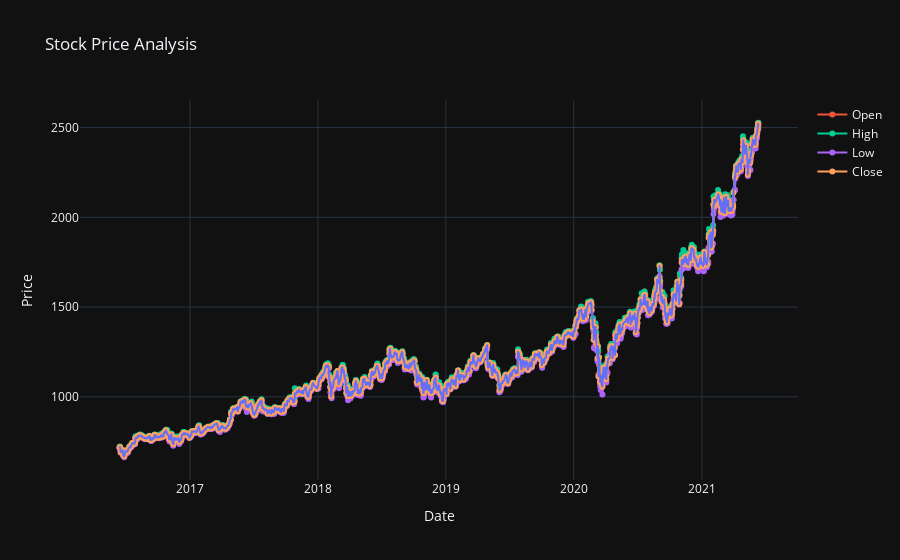

Write notebook code for a chart like this one.
### Code cell
fig.add_trace(go.Scatter(x=stock_data['date'], y=stock_data['open'], mode='lines+markers', name='Open'))
fig.add_trace(go.Scatter(x=stock_data['date'], y=stock_data['high'], mode='lines+markers', name='High'))
fig.add_trace(go.Scatter(x=stock_data['date'], y=stock_data['low'], mode='lines+markers', name='Low'))
fig.add_trace(go.Scatter(x=stock_data['date'], y=stock_data['close'], mode='lines+markers', name='Close'))

fig.update_layout(title='Stock Price Analysis',
                  xaxis_title='Date',
                  yaxis_title='Price')

fig.show()

### Figure 1 — Plotly figure (JSON) as saved in the notebook; plotly's stock layout.template omitted (floating-point values rounded to 4 significant figures; data arrays with more than 128 entries replaced by an {"elided": "..."} marker saying what was removed)
{"data": [{"hovertemplate": "date=%{x}<br>close=%{y}<extra></extra>", "legendgroup": "", "line": {"color": "#636efa", "dash": "solid"}, "marker": {"symbol": "circle"}, "mode": "lines", "name": "", "showlegend": false, "type": "scattergl", "x": {"elided": "1258 str values"}, "xaxis": "x", "y": {"elided": "1258 float values"}, "yaxis": "y"}, {"mode": "lines+markers", "name": "Open", "type": "scatter", "x": {"elided": "1258 str values"}, "y": {"elided": "1258 float values"}}, {"mode": "lines+markers", "name": "High", "type": "scatter", "x": {"elided": "1258 str values"}, "y": {"elided": "1258 float values"}}, {"mode": "lines+markers", "name": "Low", "type": "scatter", "x": {"elided": "1258 str values"}, "y": {"elided": "1258 float values"}}, {"mode": "lines+markers", "name": "Close", "type": "scatter", "x": {"elided": "1258 str values"}, "y": {"elided": "1258 float values"}}], "layout": {"autosize": true, "legend": {"tracegroupgap": 0}, "title": {"text": "Stock Price Analysis"}, "xaxis": {"anchor": "y", "autorange": true, "domain": [0, 1], "range": ["2016-02-24 09:25:57.2587", "2021-09-29 14:34:02.7413"], "title": {"text": "Date"}, "type": "date"}, "yaxis": {"anchor": "x", "autorange": true, "domain": [0, 1], "range": [509.5, 2681.0], "title": {"text": "Price"}, "type": "linear"}}}
